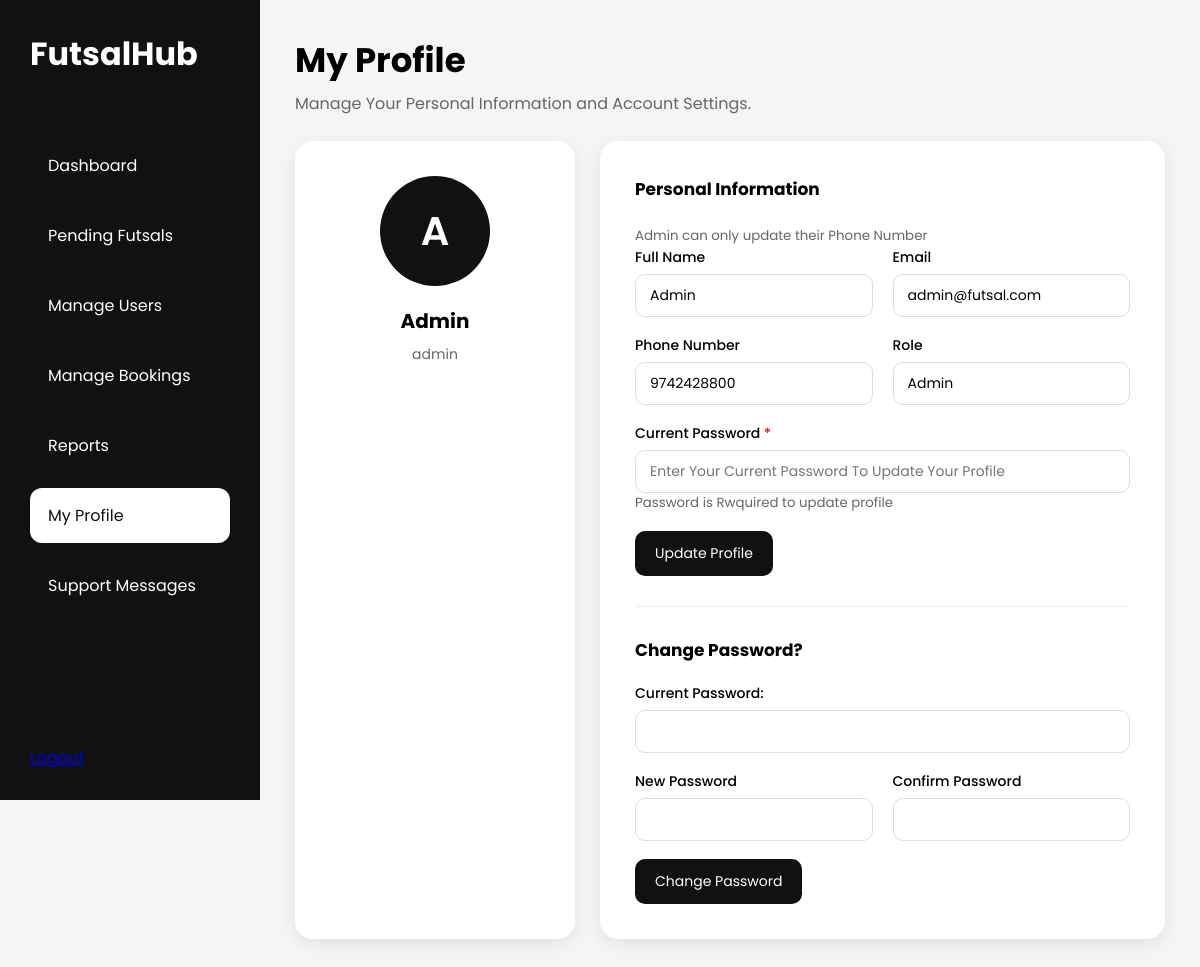
Screenshot of /admin/profile.php (signed in) with the database file from the repository.
### tables this page shows
CREATE TABLE users (
  userid INT AUTO_INCREMENT PRIMARY KEY,
  name VARCHAR(100) NOT NULL,
  email VARCHAR(100) NOT NULL UNIQUE,
  phone VARCHAR(15) NOT NULL,
  password VARCHAR(255) NOT NULL,
  role ENUM('customer', 'owner', 'staff', 'admin') NOT NULL,
  created_at TIMESTAMP DEFAULT CURRENT_TIMESTAMP
);

### admin/profile.php (the view, shortened to what this page needs)
<?php
require_once '../config/db.php';
$userid = $_SESSION['userid'];
$sql = "SELECT * FROM users WHERE userid='$userid'";
$result = mysqli_query($conn, $sql);
$user = mysqli_fetch_assoc($result);
?>
<!DOCTYPE html>
<html lang="en">
<head>
  <link rel="stylesheet" href="../assets/css/owner.css">
</head>
<body>
  <div class="dashboard">
    <?php include 'includes/sidebar.php'; ?>
    <main class="main">
      <div class="header">
        <div>
          <h1>My Profile</h1>
          <p>Manage Your Personal Information and Account Settings.</p>
        </div>
      </div>
      <div class="profile-container">
        <div class="profile-card">
          <div class="profile-avatar">
            <?= strtoupper(substr($user['name'], 0, 1)); ?>
          </div>
          <h2>
            <?= $user['name']; ?>
          </h2>
          <p><?= $user['role'] ?></p>
        </div>
        <div class="profile-form">
          <h3>Personal Information</h3>
          <small style="color: #666;">
            Admin can only update their Phone Number
          </small>
          <form action="" method="POST" novalidate>
            <div class="row">
              <div class="form-group">
                <label for="">
                  Full Name
                </label>
                <input type="text" name="name" value="Admin" readonly>
              </div>
              <div class="form-group">
                <label for="">Email</label>
                <input type="email" name="email" value="admin@futsal.com" readonly>
              </div>
            </div>
            <div class="row">
              <div class="form-group">
                <label for="">
                  Phone Number
                </label>
                <input type="text" name="phone" value="<?= $user['phone']; ?>">
              </div>
              <div class="form-group">
                <label for="">Role</label>
                <input type="text" value="Admin" readonly>
              </div>
            </div>
            <div class="form-group">
              <label for="">
                Current Password
                <span style="color: red;">
                  *
                </span>
              </label>
              <input type="password" name="current_password" placeholder="Enter Your Current Password To Update Your Profile">
              <small style="color: #666;">
                Password is Rwquired to update profile
              </small>
            </div>
            <button type="submit" class="btn">
              Update Profile
            </button>
          </form>
          <hr style="margin: 30px 0;">
          <h3>Change Password?</h3>
          <form action="" method="POST" novalidate>
            <div class="form-group">
              <label for="">
                Current Password:
              </label>
              <input type="password" name="current_password" required>
            </div>
            <div class="row">
              <div class="form-group">
                <label for="">
                  New Password
                </label>
                <input type="password" name="new_password" required>
              </div>
              <div class="form-group">
                <label for="">
                  Confirm Password
                </label>
                <input type="password" name="confirm_password" required>
              </div>
            </div>
            <button type="submit" class="btn">
              Change Password
            </button>
          </form>
        </div>
      </div>
    </main>
  </div>
</body>
</html>

### assets/css/owner.css (style rules this page uses)
* { margin: 0; padding: 0; box-sizing: border-box; font-family: "Poppins", sans-serif; }
body { background: #f5f5f5; }
.dashboard { display: flex; min-height: 100vh; }
.main { flex: 1; padding: 35px; margin-left: 260px; overflow-y: auto; min-height: 100vh; }
.header { display: flex; justify-content: space-between; align-items: center; margin-bottom: 25px; }
.header h1 { font-size: 34px; }
.header p { color: #666; margin-top: 5px; }
.btn { display: inline-block; background: #111; color: #fff; padding: 12px 20px; border: none; border-radius: 10px; cursor: pointer; text-decoration: none; font-size: 14px; transition: 0.3s; }
input, textarea, select { width: 100%; padding: 10px 14px; border: 1px solid #ddd; border-radius: 10px; outline: none; font-size: 14px; font-family: "Poppins", sans-serif; }
label { display: block; margin-bottom: 8px; font-weight: 500; font-size: 14px; }
.row { display: grid; grid-template-columns: 1fr 1fr; gap: 15px; }
.form-group { display: flex; flex-direction: column; margin-bottom: 15px; }
.form-group label { margin-bottom: 6px; }
.profile-container { display: grid; grid-template-columns: 280px 1fr; gap: 25px; }
.profile-card { background: #fff; border-radius: 18px; padding: 35px; text-align: center; box-shadow: 0 5px 18px rgba(0, 0, 0, 0.08); }
.profile-avatar { width: 110px; height: 110px; border-radius: 50%; background: #111; color: #fff; font-size: 40px; font-weight: 600; display: flex; justify-content: center; align-items: center; margin: 0 auto 20px; }
.profile-card h2 { margin-bottom: 8px; font-size: 20px; }
.profile-card p { color: #666; font-size: 14px; }
.profile-form { background: #fff; padding: 35px; border-radius: 18px; box-shadow: 0 5px 18px rgba(0, 0, 0, 0.08); }
.profile-form h3 { margin-bottom: 20px; font-size: 17px; }
.profile-form hr { margin: 30px 0; border: none; border-top: 1px solid #eee; }
.profile-form .form-group { margin-bottom: 18px; }
.profile-form .row { display: grid; grid-template-columns: 1fr 1fr; gap: 20px; }

### rows the page displays
users: name "A", name "Admin", role "admin", phone "9742428800"
